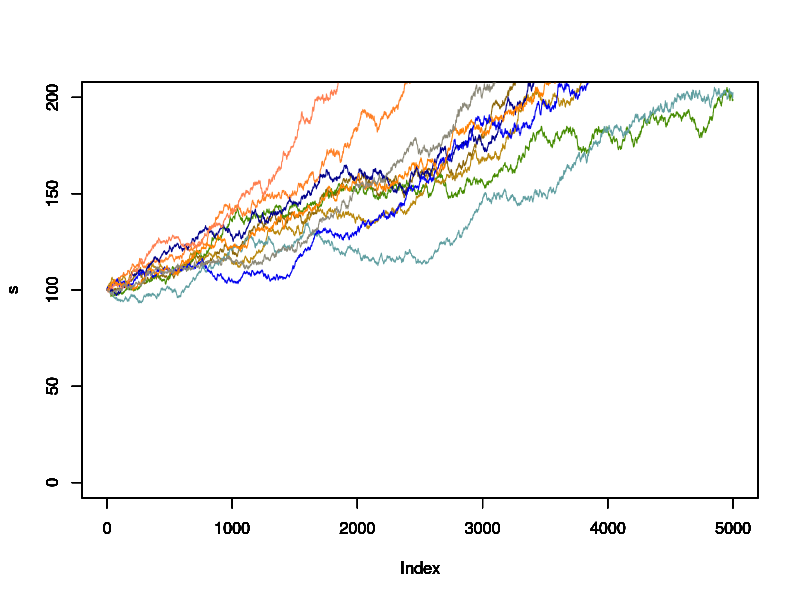

Reproduce this figure in R.
# Box-Muller to generate normal distribution
boxmuller <- function(n) {
	R <- -2*log(runif(n,min=0,max=1))
	u <- runif(n,min=0,max=1)
	u <- 2*pi*u
	x <- sqrt(R)*cos(u)
	return(x)
}

t <- seq(from=0,to=5,length.out=5000)

mu <- 0.2
sig <- 0.1

s5 <- vector(length=10)

#Generating Geometric Brownian Motion
png(file="gbm.png")
for(n in 1:10) {
	s <- vector(length=5000)
	s[1] <- 100
	for(i in 2:5000) {
		s[i] <- s[i-1]*exp((mu - 0.5*sig*sig)*(t[i]-t[i-1]) + sig*sqrt(t[i]-t[i-1])*boxmuller(1))
	}
	s5[n] <- s[5000]
	plot(s, type="l", col=colors()[as.integer(runif(1)*100)], ylim=c(100-100,100+100))
	par(new=TRUE)
}

s5meanth <- s[1]*exp(mu*5)
s5varth <- s[1]*s[1]*exp(mu*5)*exp(mu*5)*(exp(sig*sig*5)-1)

cat("Simulated E(S(5)) =", mean(s5), "\n")
cat("Simulated Var(S(5)) =", var(s5), "\n")
cat("Theoretical E(S(5)) =", s5meanth, "\n")
cat("Theoretical Var(S(5)) =", s5varth, "\n")
